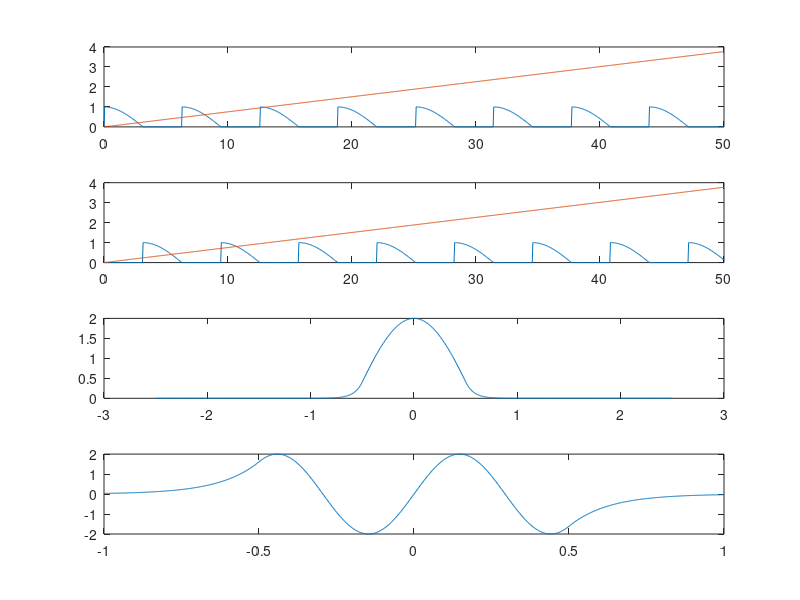

Write the MATLAB code that produced this figure.
% ---- Puits fini : semi-analytique ----
clear;

% Constantes du proclème
me = 9.1091e-31; meff = 0.067*me; e = 1.602176565e-19; hbar = 6.626e-34/2/pi;
a = 10e-9;
E0 = hbar^2*pi^2/(2*meff*a^2)/e*1e3;
V0 = 1000; Vb = V0/E0;
q0 = pi*sqrt(Vb);

% Déclaration fonctions
f = @(x) abs(cos(x/2)).*(tan(x/2) > 0); ff = @(x) f(x) - x/q0;
g = @(x) abs(sin(x/2)).*(tan(x/2) < 0); gg = @(x) g(x) - x/q0;

x = linspace(0, 50, 1000);
subplot(4, 1, 1), plot(x, f(x), x, x/q0) % subplot(nombre de plots, nombre de lignes, numéro de plot)
subplot(4, 1, 2), plot(x, g(x), x, x/q0)

% Création des seeds
seed1 = [3.1 9 15] ; qmod1 = fsolve(ff, seed1); Emod1b = qmod1.^2/pi^2;
Emod1 = Emod1b*E0;
seed2 = [5 11] ; qmod2 = fsolve(gg, seed2); Emod2b = qmod2.^2/pi^2; 
Emod2 = Emod2b*E0;

%return

% ----Tracé modes pairs 

L = 5; Nx = 1000; xb = linspace(-L/2, L/2, Nx); qn = qmod1(1); kn = sqrt(pi^2*Vb-qn^2);
Ac = 1; Ag = 2*Ac*exp(kn/2) * cos(qn/2); Bd = Ag;

psi = (xb <= -0.5).*(Ag*exp(kn*xb)) +...
	(xb > -0.5 & xb <= 0.5).*(2*Ac*cos(qn*xb)) +...
	(xb >= 0.5).*(Bd*exp(-kn*xb));
	
subplot (4, 1, 3), plot(xb, psi);

% ----Tracé modes impairs

L = 2; Nx = 1000; xb = linspace(-L/2, L/2, Nx); qn = qmod2(2); kn = sqrt(pi^2*Vb-qn^2);
Ac = -i; Ag = -2*i*Ac*exp(kn/2)*sin(qn/2); Bd = -Ag;

psi = (xb <= -0.5).*(Ag*exp(kn*xb)) +...
	(xb > -0.5 & xb <= 0.5).*(2*i*Ac*sin(qn*xb)) +...
	(xb >= 0.5).*(Bd*exp(-kn*xb));

subplot (4, 1, 4), plot(xb, psi);
return
